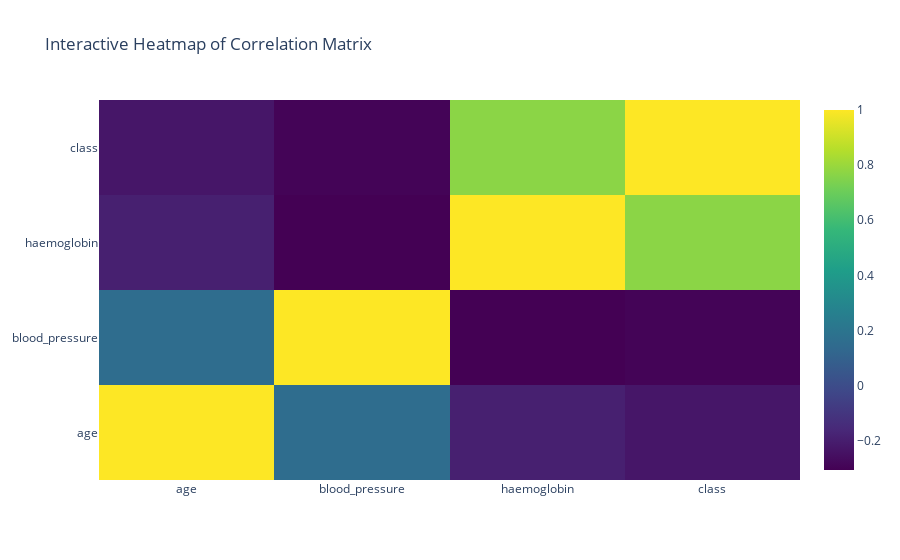

The cell this chart's notebook holds for it:
### Code cell
import plotly.graph_objects as go

heatmap_data = df[selected_coulmns].corr()

fig = go.Figure(data=go.Heatmap(z=heatmap_data.values,
                                x=heatmap_data.columns,
                                y=heatmap_data.index,
                                colorscale='Viridis'))

fig.update_layout(title='Interactive Heatmap of Correlation Matrix')
fig.show()

### Figure 1 — Plotly figure (JSON) as saved in the notebook; plotly's stock layout.template omitted (floating-point values rounded to 4 significant figures)
{"data": [{"colorscale": [[0, "#440154"], [0.1111, "#482878"], [0.2222, "#3e4989"], [0.3333, "#31688e"], [0.4444, "#26828e"], [0.5556, "#1f9e89"], [0.6667, "#35b779"], [0.7778, "#6ece58"], [0.8889, "#b5de2b"], [1, "#fde725"]], "type": "heatmap", "x": ["age", "blood_pressure", "haemoglobin", "class"], "y": ["age", "blood_pressure", "haemoglobin", "class"], "z": [[1, 0.1595, -0.1929, -0.2273], [0.1595, 1, -0.3065, -0.2941], [-0.1929, -0.3065, 1, 0.7689], [-0.2273, -0.2941, 0.7689, 1]]}], "layout": {"title": {"text": "Interactive Heatmap of Correlation Matrix"}}}
